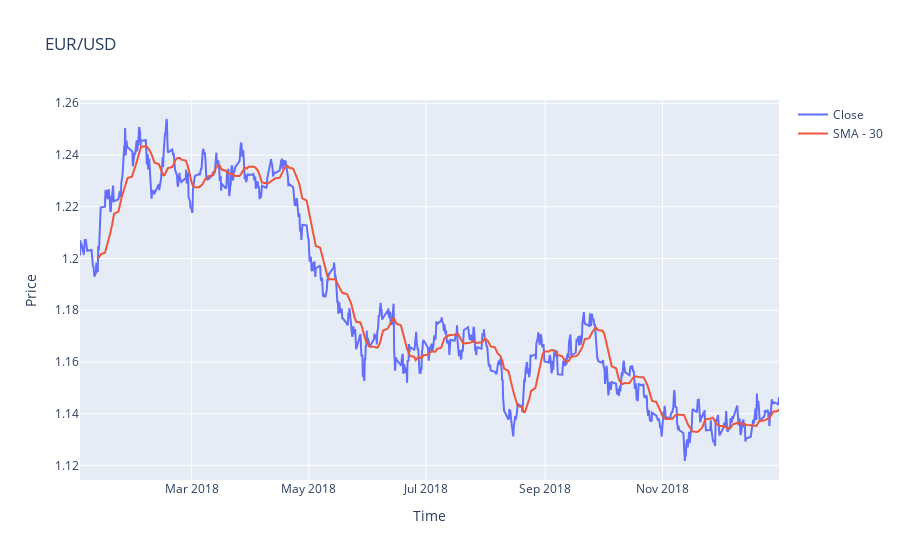

Source (notebook cell):
### Markdown cell above
Viewing a shorter time interval for the asset

### Code cell
fig = go.Figure()

fig.add_trace(go.Scatter(x=data.loc['2018'].index, y=data.loc['2018'].Close, name='Close'))
fig.add_trace(go.Scatter(x=data.loc['2018'].index, y=data.loc['2018'].SMA, name=f'SMA - {SMA}'))

fig.update_layout(title='EUR/USD', xaxis_title='Time', yaxis_title='Price')

fig.show()

### Figure 1 — Plotly figure (JSON) as saved in the notebook; plotly's stock layout.template omitted (floating-point values rounded to 4 significant figures; data arrays with more than 128 entries replaced by an {"elided": "..."} marker saying what was removed)
{"data": [{"name": "Close", "type": "scatter", "x": {"elided": "1036 str values"}, "y": {"elided": "1036 float values"}}, {"name": "SMA - 30", "type": "scatter", "x": {"elided": "1036 str values"}, "y": {"elided": "1036 float values"}}], "layout": {"title": {"text": "EUR/USD"}, "xaxis": {"title": {"text": "Time"}}, "yaxis": {"title": {"text": "Price"}}}}
